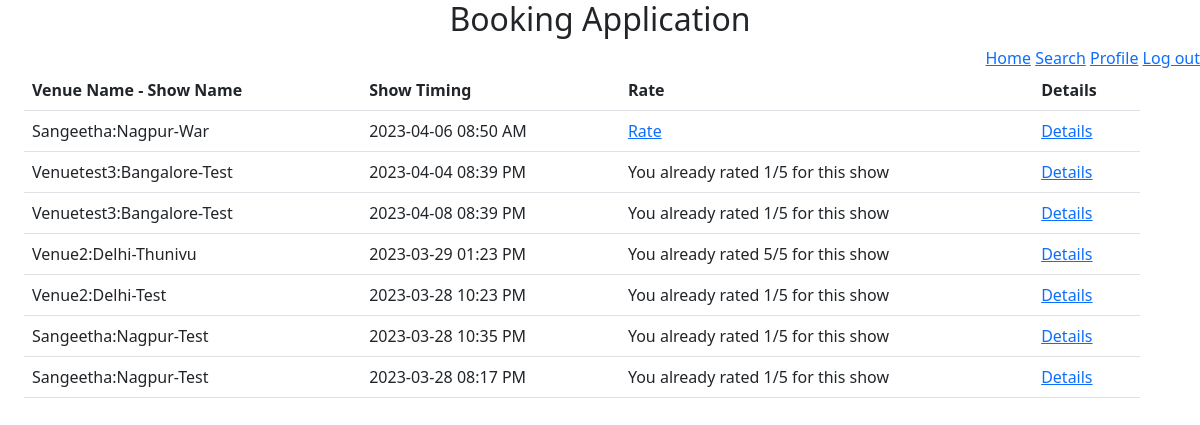
/user/bookings (signed in), run on the app's committed database.
### models/module.py (models this page shows)
class Venue(db.Model):
    venue_id = db.Column(db.Integer, autoincrement=True, primary_key=True)
    venue_name = db.Column(db.String(32), nullable=False)
    place = db.Column(db.String(32))
    location = db.Column(db.String(32), nullable=False)
    max_capacity = db.Column(db.Integer, nullable=False)
    fare2D = db.Column(db.Integer, nullable=False)
    fare3D = db.Column(db.Integer, nullable=False)
    venueShows = db.relationship("Show", backref="venues", secondary="show_venue")

class Show(db.Model):
    show_id = db.Column(db.Integer, autoincrement=True, primary_key=True)
    show_name = db.Column(db.String(64), unique=True, nullable=False)
    min_fare = db.Column(db.Integer, nullable=False)
    duration = db.Column(db.Integer, nullable=False)
    is3d = db.Column(db.Boolean, nullable=False)
    tags = db.relationship("Showtag", backref="shows")

### application/controllers/userBookings.py (the view)
@app.route("/user/bookings", methods={"GET", "POST"})
@login_required
def myBookings():
    userBooking = BookingDetails.query.filter_by(user_id=current_user.user_id).order_by(BookingDetails.booking_id.desc()).all()
    final = []
    for eachBooking in userBooking:
        currentShowVenue = ShowVenue.query.get(eachBooking.sv_id)
        currentShow = Show.query.get(currentShowVenue.show_id)
        currentVenue = Venue.query.get(currentShowVenue.venue_id)
        rate1 = Rating.query.filter_by(
            user_id=current_user.user_id, show_id=currentShow.show_id
        ).all()
        json = {}
        json["venue_name"] = currentVenue.venue_name
        json["location"] = currentVenue.location
        json["show_id"] = currentShow.show_id
        json["bookingID"] = eachBooking.booking_id  # having issue need a fix
        json["show_name"] = currentShow.show_name
        json["time"] = currentShowVenue.time.strftime("%Y-%m-%d %I:%M %p")
        json["showStatus"] = (
            "completed"
            if currentShowVenue.time + timedelta(minutes=currentShow.duration)
            <= datetime.now()
            else "notCompleted"
        )
        final.append(json)
        json["rated"] = rate1[0].rating if len(rate1) > 0 else "notRated"
    return render_template("user/allBooking.html", bookings=final)

### app.py (called while the page is built)
@login_manager.user_loader
def load_user(user_id):
    return Users.query.filter_by(user_id=user_id).first()

### templates/user/allBooking.html (shortened to what this page needs)
<!DOCTYPE html>
<html>
  <head>
  <header style="text-align: center">
    <h2>Booking Application</h2>
  </header>
    <link
      href="https://cdn.jsdelivr.net/npm/bootstrap@5.3.0-alpha1/dist/css/bootstrap.min.css"
      rel="stylesheet"
    />
    <link
      rel="stylesheet"
      href="https://cdnjs.cloudflare.com/ajax/libs/font-awesome/4.7.0/css/font-awesome.min.css"
    />
  </head>
  <body>
    <div style="text-align: right">
      <a href="/user/home">Home</a>
      <a href="/user/search">Search</a>
      <a href="/user/profile">Profile</a>
      <a href="/logout">Log out</a>
    </div>
    {% if bookings|length ==0 %}
    <h5 style="text-align: center;">You did not book any ticket yet. You booked ticket will be available here</h5>
    {%else%}
    <div style="margin-left: 1%" class="container">
      <table class="table">
        <tr>
          <th scope="col" class="text-capitalize">Venue name - Show Name</th>
          <th scope="col">Show Timing</th>
          <th scope="col">Rate</th>
          <th scope="col">Details</th>
        </tr>
        {%for each in bookings%}
        <tr>
          <td  class="text-capitalize">{{each.venue_name}}:{{each.location}}-{{each.show_name}}</td>
          <td>{{each.time}}</td>
          <td>
            {%if each.rated!='notRated'%}
            <label>You already rated {{each.rated}}/5 for this show</label>
            {%elif each.showStatus=='completed'%}
            <a href="/user/rate/{{each.show_id}}" name="rate"
              >Rate</a
            >
            {%else%}
            <label>You can rate for this show when it completed</label>
            {%endif%}
          </td>
          <td>
            <a href="/user/book/details/{{each.bookingID}}" name="details"
              >Details</a
            >
          </td>
        </tr>
        {%endfor%}
      </table>
    </div>
    {%endif%}
  </body>
</html>

### data on the page
Venue: venue_name "Sangeetha" "Sangeetha" "Sangeetha", location "Nagpur" "Nagpur" "Nagpur"
Show: show_name "War"
Venue: venue_name "Venuetest3" "Venuetest3", location "Bangalore" "Bangalore"
Show: show_name "Test" "Test" "Test" "Test" "Test"
Venue: venue_name "Venue2" "Venue2", location "Delhi" "Delhi"
Show: show_name "Thunivu"

### other printed values
{{ each.time }} "2023-04-06 08:50 AM" "2023-04-04 08:39 PM" "2023-04-08 08:39 PM" "2023-03-29 01:23 PM" "2023-03-28 10:23 PM" "2023-03-28 10:35 PM" "2023-03-28 08:17 PM"
{{ each.rated }} "1" "1" "5" "1" "1" "1"
